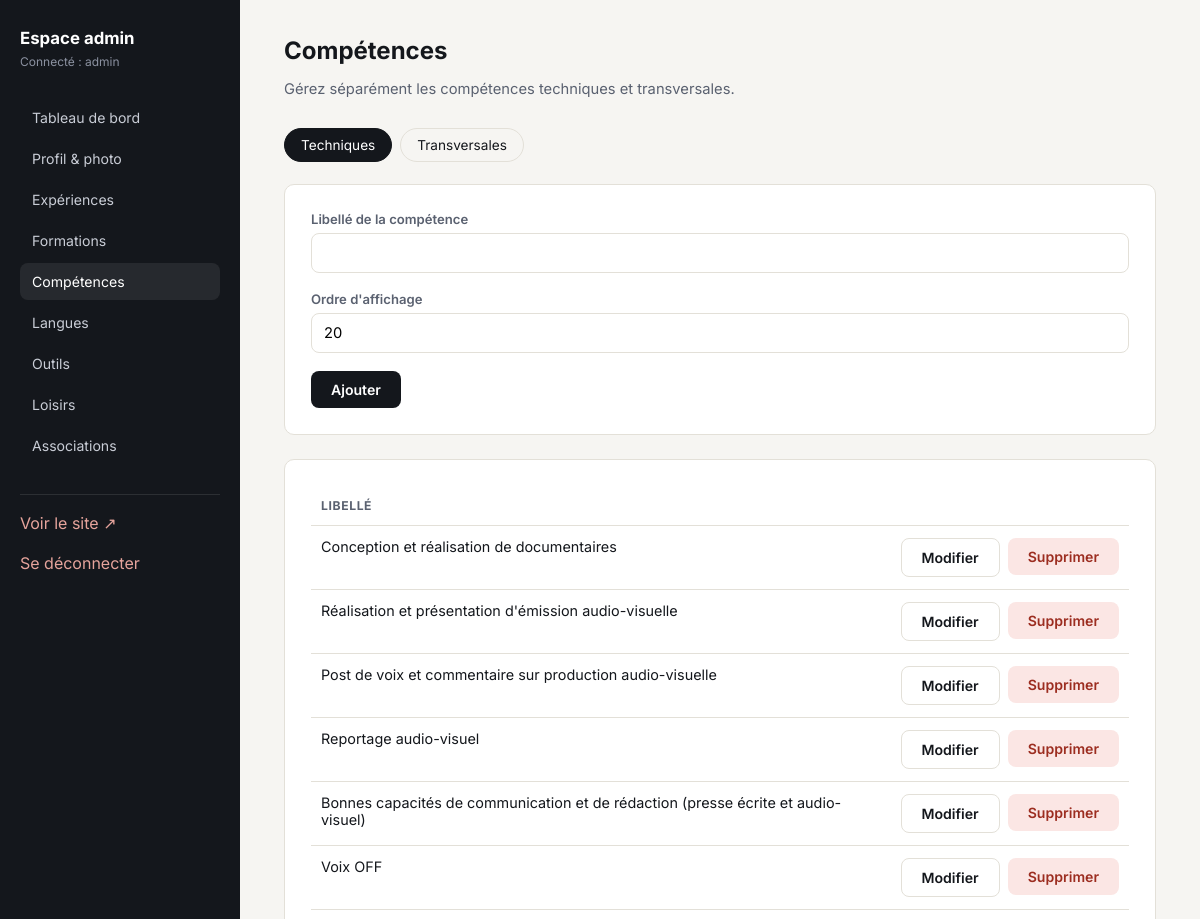
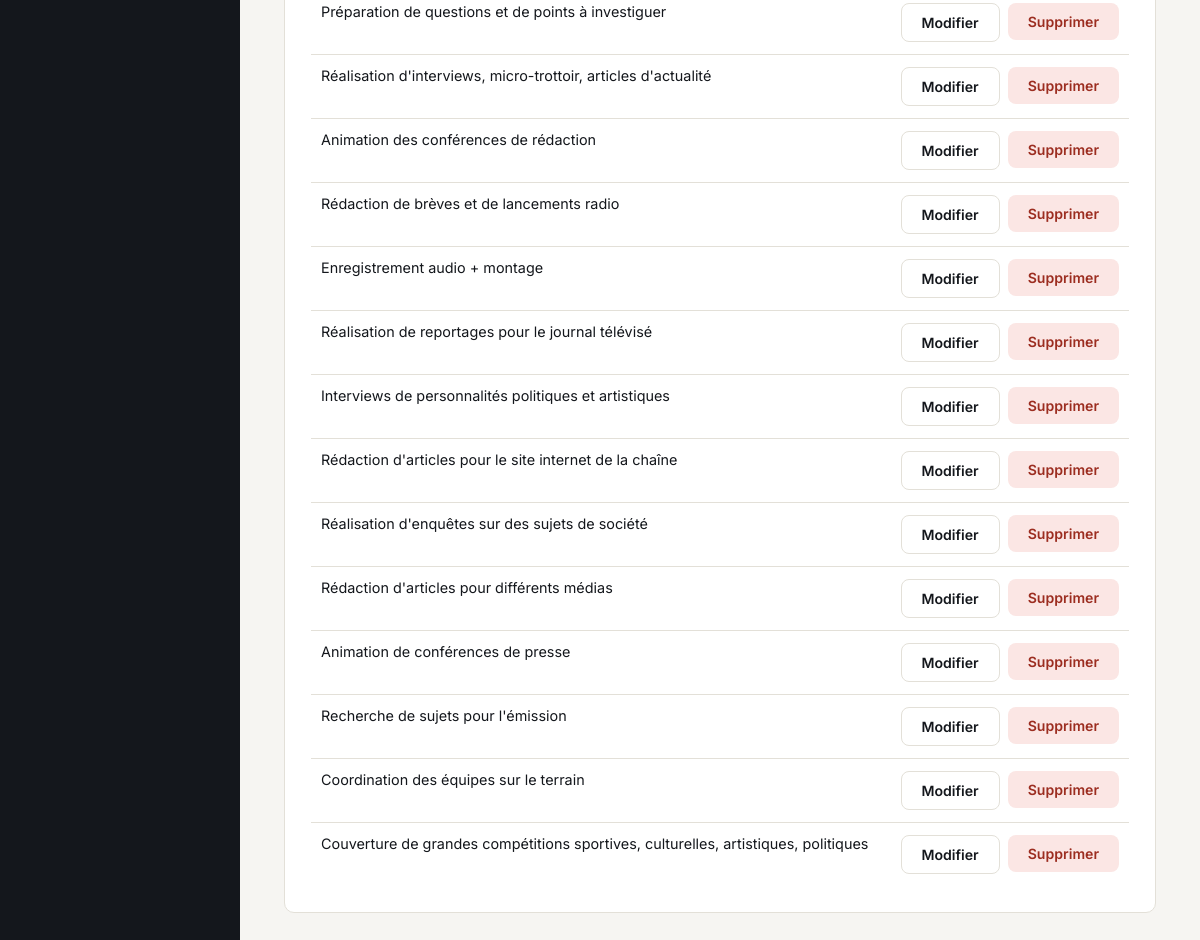
The app's page /admin/competences.php (signed in) with its own data (2 pictures, top to bottom).
### tables this page shows
CREATE TABLE competences (
            id INTEGER PRIMARY KEY AUTOINCREMENT,
            categorie TEXT NOT NULL, -- 'technique' ou 'transversale'
            libelle TEXT NOT NULL,
            ordre INTEGER DEFAULT 0
        );

### includes/functions.php (called while the page is built, shortened)
<?php
function e(?string $value): string
{
    return htmlspecialchars($value ?? '', ENT_QUOTES, 'UTF-8');
}
function fetchCompetences(PDO $pdo, string $categorie): array
{
    $stmt = $pdo->prepare("SELECT * FROM competences WHERE categorie = ? ORDER BY ordre ASC");
    $stmt->execute([$categorie]);
    return $stmt->fetchAll(PDO::FETCH_ASSOC);
}

### admin/competences.php (the view, shortened to what this page needs)
<?php
$pdo = getDB();
$categorie = ($_GET['cat'] ?? 'technique') === 'transversale' ? 'transversale' : 'technique';
$editItem = null;
$items = fetchCompetences($pdo, $categorie);
$activeNav = 'competences';
require __DIR__ . '/includes/header.php';
?>
<h2 class="page-title">Compétences</h2>
<p class="page-sub">Gérez séparément les compétences techniques et transversales.</p>
<div class="tabs">
  <a href="?cat=technique" class="<?= $categorie === 'technique' ? 'active' : '' ?>">Techniques</a>
  <a href="?cat=transversale" class="<?= $categorie === 'transversale' ? 'active' : '' ?>">Transversales</a>
</div>
<form class="card" method="post">
  <label for="libelle">Libellé de la compétence</label>
  <input type="text" id="libelle" name="libelle" value="<?= e($editItem['libelle'] ?? '') ?>" required>
  <label for="ordre">Ordre d'affichage</label>
  <input type="text" id="ordre" name="ordre" value="<?= e((string)($editItem['ordre'] ?? count($items))) ?>">
  <button type="submit" class="btn btn-primary"><?= $editItem ? 'Mettre à jour' : 'Ajouter' ?></button>
</form>
<div class="card">
  <table>
    <thead><tr><th>Libellé</th><th></th></tr></thead>
    <tbody>
      <?php foreach ($items as $item): ?>
        <tr>
          <td><?= e($item['libelle']) ?></td>
          <td class="actions">
            <a class="btn btn-ghost" href="?edit=<?= (int)$item['id'] ?>&cat=<?= e($categorie) ?>">Modifier</a>
            <form method="post" onsubmit="return confirm('Supprimer cette compétence ?');">
              <button type="submit" class="btn btn-danger">Supprimer</button>
            </form>
          </td>
        </tr>
      <?php endforeach; ?>
    </tbody>
  </table>
</div>
<?php require __DIR__ . '/includes/footer.php'; ?>

### admin/includes/header.php (shortened to what this page needs)
<?php
$activeNav = $activeNav ?? '';
?>
<!DOCTYPE html>
<html lang="fr">
<head>
<link rel="stylesheet" href="../assets/css/admin.css">
</head>
<body>
<div class="admin-shell">
  <aside class="sidebar">
    <h1>Espace admin</h1>
    <div class="sub">Connecté : <?= e($_SESSION['admin_username'] ?? '') ?></div>
    <nav>
      <a href="dashboard.php" class="<?= $activeNav === 'dashboard' ? 'active' : '' ?>">Tableau de bord</a>
      <a href="profile.php" class="<?= $activeNav === 'profile' ? 'active' : '' ?>">Profil &amp; photo</a>
      <a href="experiences.php" class="<?= $activeNav === 'experiences' ? 'active' : '' ?>">Expériences</a>
      <a href="formations.php" class="<?= $activeNav === 'formations' ? 'active' : '' ?>">Formations</a>
      <a href="competences.php" class="<?= $activeNav === 'competences' ? 'active' : '' ?>">Compétences</a>
      <a href="langues.php" class="<?= $activeNav === 'langues' ? 'active' : '' ?>">Langues</a>
      <a href="outils.php" class="<?= $activeNav === 'outils' ? 'active' : '' ?>">Outils</a>
      <a href="loisirs.php" class="<?= $activeNav === 'loisirs' ? 'active' : '' ?>">Loisirs</a>
      <a href="associations.php" class="<?= $activeNav === 'associations' ? 'active' : '' ?>">Associations</a>
    </nav>
    <div class="logout">
      <a href="../index.php" target="_blank">Voir le site ↗</a><br><br>
      <a href="logout.php">Se déconnecter</a>
    </div>
  </aside>
  <main class="main">

### admin/includes/footer.php
  </main>
</div>
</body>
</html>

### assets/css/admin.css (style rules this page uses)
:root { --ink: #14171c; --ink-soft: #5a6170; --paper: #f6f5f2; --line: #e3e0d8; --accent: #c0392b; --accent-dark: #9c2d20; --sidebar: #14171c; --sidebar-text: #c9cdd6; --radius: 10px; --sans: "Inter", "Helvetica Neue", Arial, sans-serif; }
* { box-sizing: border-box; }
body { margin: 0; font-family: var(--sans); background: var(--paper); color: var(--ink); }
a { color: inherit; text-decoration: none; }
.admin-shell { display: flex; min-height: 100vh; }
.sidebar { width: 240px; background: var(--sidebar); color: var(--sidebar-text); padding: 28px 20px; flex-shrink: 0; }
.sidebar h1 { color: #fff; font-size: 1.05rem; margin: 0 0 6px; }
.sidebar .sub { font-size: .75rem; color: #8b91a0; margin-bottom: 30px; }
.sidebar nav a { display: block; padding: 10px 12px; border-radius: 8px; font-size: .88rem; margin-bottom: 4px; transition: background .2s ease, color .2s ease; }
.sidebar nav a:hover, .sidebar nav a.active { background: rgba(255,255,255,.08); color: #fff; }
.sidebar .logout { margin-top: 30px; border-top: 1px solid rgba(255,255,255,.1); padding-top: 18px; }
.sidebar .logout a { color: #e6a49c; }
.main { flex: 1; padding: 36px 44px; max-width: 980px; }
.page-title { font-size: 1.5rem; margin: 0 0 6px; }
.page-sub { color: var(--ink-soft); margin-bottom: 30px; font-size: .92rem; }
.card { background: #fff; border: 1px solid var(--line); border-radius: var(--radius); padding: 26px; margin-bottom: 24px; }
label { display: block; font-size: .82rem; font-weight: 600; margin-bottom: 6px; color: var(--ink-soft); }
input[type=text], input[type=email], input[type=password], input[type=file], textarea, select { width: 100%; padding: 10px 12px; border: 1px solid var(--line); border-radius: 8px; font-size: .92rem; font-family: var(--sans); margin-bottom: 18px; background: #fff; }
.btn { display: inline-block; padding: 10px 20px; border-radius: 8px; border: none; cursor: pointer; font-size: .88rem; font-family: var(--sans); font-weight: 600; }
.btn-primary { background: var(--ink); color: #fff; }
.btn-danger { background: #fbe6e4; color: var(--accent-dark); }
.btn-ghost { background: transparent; border: 1px solid var(--line); color: var(--ink); }
table { width: 100%; border-collapse: collapse; font-size: .9rem; }
th, td { text-align: left; padding: 12px 10px; border-bottom: 1px solid var(--line); vertical-align: top; }
th { color: var(--ink-soft); font-size: .76rem; text-transform: uppercase; letter-spacing: .05em; }
tr:last-child td { border-bottom: none; }
.actions { display: flex; gap: 8px; white-space: nowrap; }
.actions form { display: inline; }
.tabs { display: flex; gap: 8px; margin-bottom: 22px; }
.tabs a { padding: 8px 16px; border-radius: 999px; border: 1px solid var(--line); font-size: .85rem; }
.tabs a.active { background: var(--ink); color: #fff; border-color: var(--ink); }

### records on screen
competences: libelle "Conception et réalisation de documentaires"
competences: libelle "Réalisation et présentation d'émission audio-visuelle"
competences: libelle "Post de voix et commentaire sur production audio-visuelle"
competences: libelle "Reportage audio-visuel"
competences: libelle "Bonnes capacités de communication et de rédaction (presse écrite et audio-visuel)"
competences: libelle "Voix OFF"
competences: libelle "Préparation de questions et de points à investiguer"
competences: libelle "Réalisation d'interviews, micro-trottoir, articles d'actualité"
competences: libelle "Animation des conférences de rédaction"
competences: libelle "Rédaction de brèves et de lancements radio"
competences: libelle "Enregistrement audio + montage"
competences: libelle "Réalisation de reportages pour le journal télévisé"
competences: libelle "Interviews de personnalités politiques et artistiques"
competences: libelle "Rédaction d'articles pour le site internet de la chaîne"
competences: libelle "Réalisation d'enquêtes sur des sujets de société"
competences: libelle "Rédaction d'articles pour différents médias"
competences: libelle "Animation de conférences de presse"
competences: libelle "Recherche de sujets pour l'émission"
competences: libelle "Coordination des équipes sur le terrain"
competences: libelle "Couverture de grandes compétitions sportives, culturelles, artistiques, politiques"

### other values on screen
$_SESSION['admin_username'] "admin"
